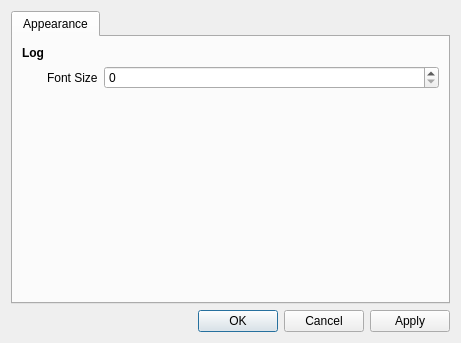
<?xml version="1.0" encoding="UTF-8"?>
<ui version="4.0">
 <class>PrefsDialog</class>
 <widget class="QDialog" name="PrefsDialog">
  <property name="geometry">
   <rect>
    <x>0</x>
    <y>0</y>
    <width>461</width>
    <height>343</height>
   </rect>
  </property>
  <property name="windowTitle">
   <string>Dialog</string>
  </property>
  <layout class="QVBoxLayout" name="verticalLayout">
   <item>
    <widget class="QTabWidget" name="tabWidget">
     <property name="tabShape">
      <enum>QTabWidget::Rounded</enum>
     </property>
     <property name="currentIndex">
      <number>0</number>
     </property>
     <widget class="QWidget" name="appearanceTab">
      <attribute name="title">
       <string>Appearance</string>
      </attribute>
      <layout class="QFormLayout" name="qformLayout">
       <item row="1" column="0">
        <widget class="QLabel" name="label_2">
         <property name="font">
          <font>
           <weight>75</weight>
           <bold>true</bold>
           <underline>false</underline>
          </font>
         </property>
         <property name="text">
          <string>Log</string>
         </property>
         <property name="textFormat">
          <enum>Qt::PlainText</enum>
         </property>
        </widget>
       </item>
       <item row="2" column="1">
        <widget class="QSpinBox" name="logFontSize"/>
       </item>
       <item row="2" column="0">
        <widget class="QLabel" name="label">
         <property name="text">
          <string>Font Size</string>
         </property>
         <property name="indent">
          <number>25</number>
         </property>
        </widget>
       </item>
      </layout>
     </widget>
    </widget>
   </item>
   <item>
    <widget class="QDialogButtonBox" name="buttonBox">
     <property name="orientation">
      <enum>Qt::Horizontal</enum>
     </property>
     <property name="standardButtons">
      <set>QDialogButtonBox::Apply|QDialogButtonBox::Cancel|QDialogButtonBox::Ok</set>
     </property>
    </widget>
   </item>
  </layout>
 </widget>
 <resources/>
 <connections>
  <connection>
   <sender>buttonBox</sender>
   <signal>accepted()</signal>
   <receiver>PrefsDialog</receiver>
   <slot>accept()</slot>
   <hints>
    <hint type="sourcelabel">
     <x>248</x>
     <y>254</y>
    </hint>
    <hint type="destinationlabel">
     <x>157</x>
     <y>274</y>
    </hint>
   </hints>
  </connection>
  <connection>
   <sender>buttonBox</sender>
   <signal>rejected()</signal>
   <receiver>PrefsDialog</receiver>
   <slot>reject()</slot>
   <hints>
    <hint type="sourcelabel">
     <x>316</x>
     <y>260</y>
    </hint>
    <hint type="destinationlabel">
     <x>286</x>
     <y>274</y>
    </hint>
   </hints>
  </connection>
 </connections>
</ui>
